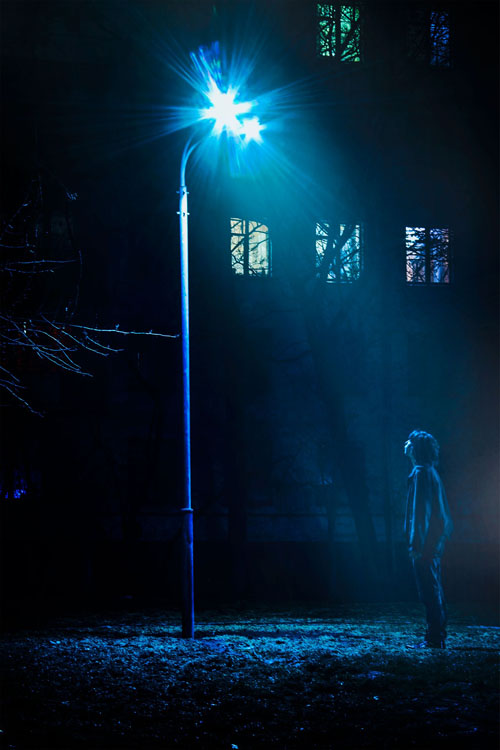
%> input picture assignments/Assignment-2/code/night_boy.jpg, 500 x 750 px
$ octave edge_glow.m   (GNU Octave 9; MATLAB toolbox functions it lacks are replaced by stand-ins)
%> lines starting %> are read from the running program, lines starting %| are printed output that depends on the picture
% Read the RGB image into MATLAB.
img = imread('night_boy.jpg');
%> img is the input picture: size 750x500x3 uint8; mean R, G, B 5.9, 31.6, 49.5

% Create a sepia filter.
[H, W, K] = size(img);
%> H = 750; W = 500; K = 3

R = double(img(:,:,1));
G = double(img(:,:,2));
B = double(img(:,:,3));

RR = R*0.189 + G*0.769 + B*0.393; % Cool tone coefficients
RG = R*0.168 + G*0.686 + B*0.349;
RB = R*0.131 + G*0.534 + B*0.272;

RandR = rand() * 0.5 + 0.5;
RandG = rand() * 0.5 + 0.5;
RandB = rand() * 0.5 + 0.5;

IMGN = zeros(H, W, K);
IMGN(:,:,1) = RandR*RR + (1-RandR)*R;
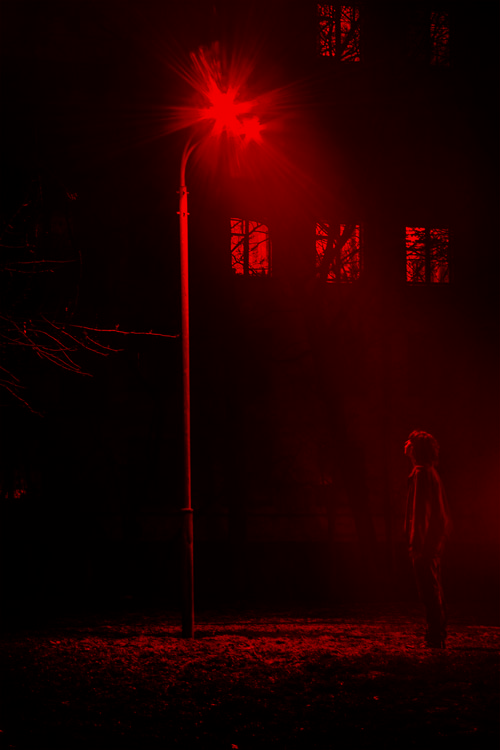
%> IMGN: size 750x500x3 double; mean R, G, B 41.8, 0, 0; drawn with min black and max white
IMGN(:,:,2) = RandG*RG + (1-RandG)*G;
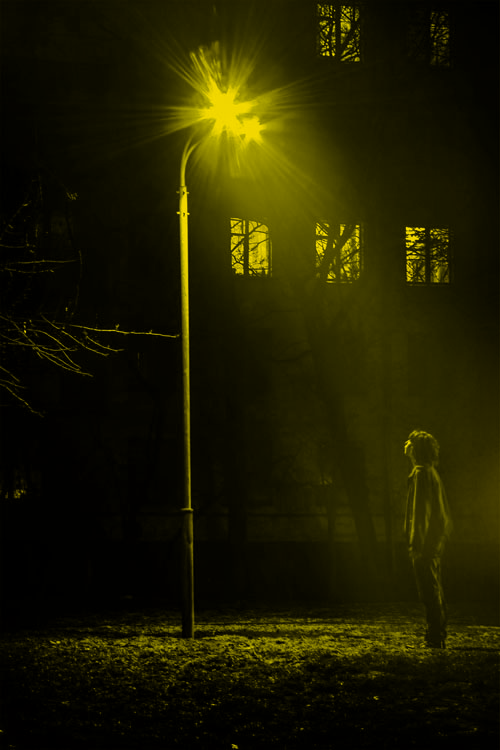
%> IMGN: size 750x500x3 double; mean R, G, B 41.8, 38.9, 0; drawn with min black and max white
IMGN(:,:,3) = RandB*RB + (1-RandB)*B;
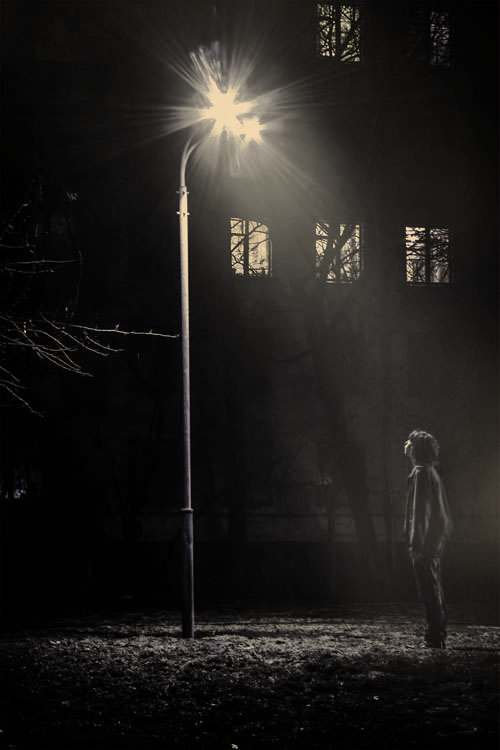
%> IMGN: size 750x500x3 double; mean R, G, B 41.8, 38.9, 36.4; drawn with min black and max white

% Apply the sepia filter to the RGB image.
sepia_image = uint8(IMGN);

% Convert the noisy_image to double format
double_image = double(sepia_image);

% Separate the color channels
red_channel = double_image(:,:,1);
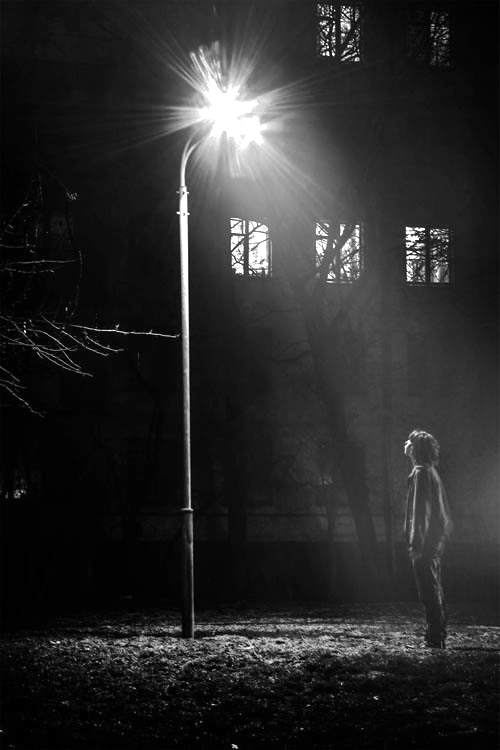
%> red_channel: size 750x500 double; min 0, max 255, mean 41.4
green_channel = double_image(:,:,2);
blue_channel = double_image(:,:,3);

% Apply the Sobel operator to each color channel
sobel_x = [-1, 0, 1; -2, 0, 2; -1, 0, 1];
sobel_y = [-1, -2, -1; 0, 0, 0; 1, 2, 1];

gradient_x_red = conv2(red_channel, sobel_x, 'same');
gradient_y_red = conv2(red_channel, sobel_y, 'same');
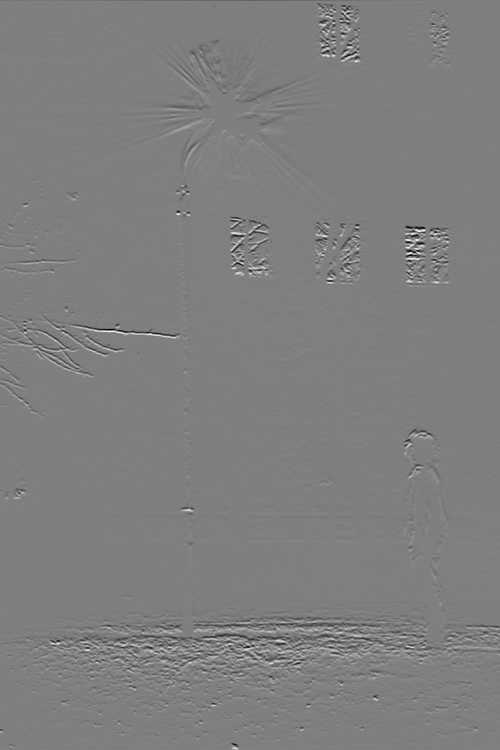
%> gradient_y_red: size 750x500 double; min -948, max 952, mean 0.1; drawn with min black and max white

gradient_x_green = conv2(green_channel, sobel_x, 'same');
gradient_y_green = conv2(green_channel, sobel_y, 'same');

gradient_x_blue = conv2(blue_channel, sobel_x, 'same');
gradient_y_blue = conv2(blue_channel, sobel_y, 'same');

% Compute the gradient magnitude for each channel
gradient_magnitude_red = sqrt(gradient_x_red.^2 + gradient_y_red.^2);
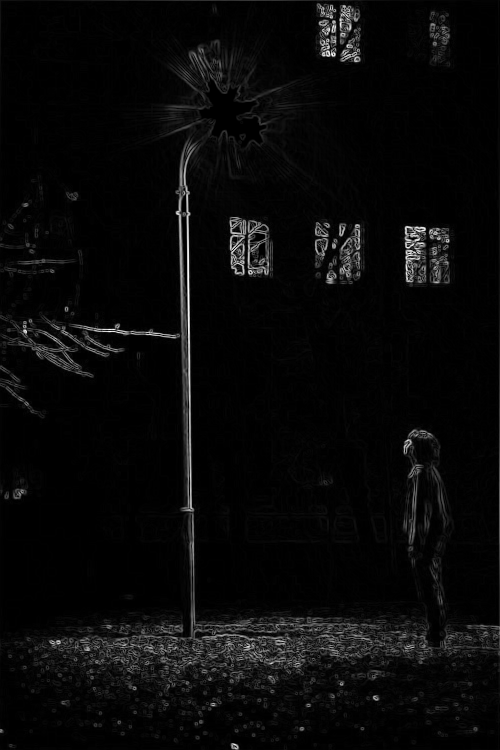
%> gradient_magnitude_red: size 750x500 double; min 0, max 964.5, mean 35; drawn with min black and max white
gradient_magnitude_green = sqrt(gradient_x_green.^2 + gradient_y_green.^2);
gradient_magnitude_blue = sqrt(gradient_x_blue.^2 + gradient_y_blue.^2);

% Combine the channels to create an RGB gradient magnitude image
gradient_magnitude_rgb = cat(3, uint8(gradient_magnitude_red), uint8(gradient_magnitude_green), uint8(gradient_magnitude_blue));

% Apply Gaussian blur to the RGB image.
sigma = 5;  % Adjust the sigma value for the blur level.
blurred_gray_image = imgaussfilt(gradient_magnitude_rgb, sigma);

% Combine the blurred image with the original RGB image to create the glow effect.
edge_glow_image = 0.7 * gradient_magnitude_rgb + 0.3 * blurred_gray_image;
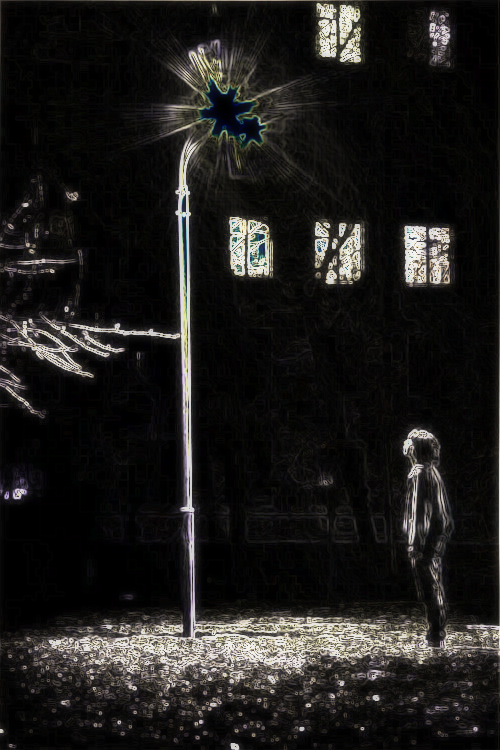
%> edge_glow_image: size 750x500x3 uint8; mean R, G, B 29.9, 28.6, 27.1

% Display the transitional steps
figure('Position', [100, 100, 1200, 400]);

subplot(2, 4, 1);
imshow(img);
title('1. Input Image');

subplot(2, 4, 2);
imshow(sepia_image);
title('2. Sepia Filter');


subplot(2, 4, 3);
imshow(gradient_magnitude_rgb);
title('3. Sobel Operator Applied Image');

subplot(2, 4, 4);
imshow(blurred_gray_image);
title('4. Blurred Image');

subplot(2, 4, 5);
imshow(edge_glow_image);
title('5. Edge Glow Effect (FInal Output)');
